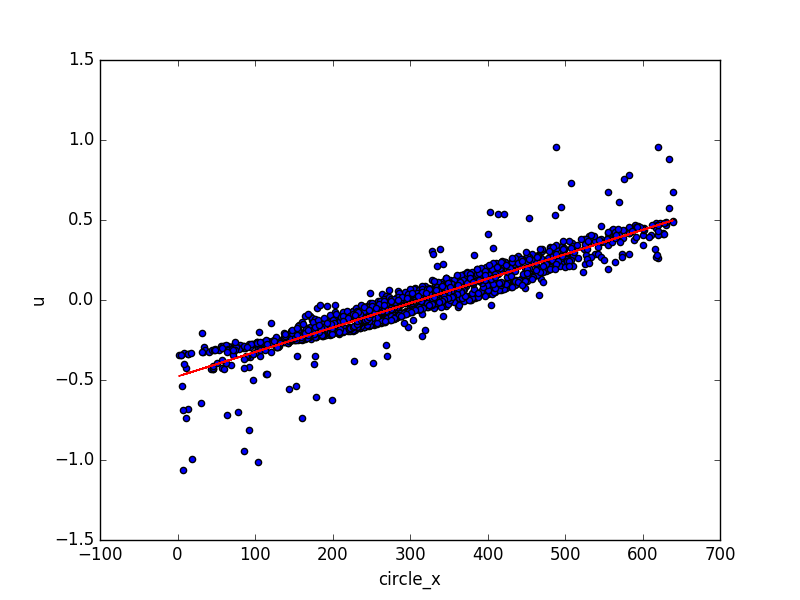

Write Python code to recreate this figure.
#!/usr/bin/env python
import sys
import pandas as pd
import matplotlib.pyplot as plt
from sklearn.linear_model import LinearRegression

df = pd.read_csv(sys.argv[1])

lr = LinearRegression()
X = df[['circle_x']]
Y = df['u']
lr.fit(X, Y)
print('coef=', lr.coef_)
print('intercept=', lr.intercept_)

plt.scatter(X, Y)
plt.plot(X, lr.predict(X), color='red')
plt.xlabel('circle_x')
plt.ylabel('u')
plt.show()
